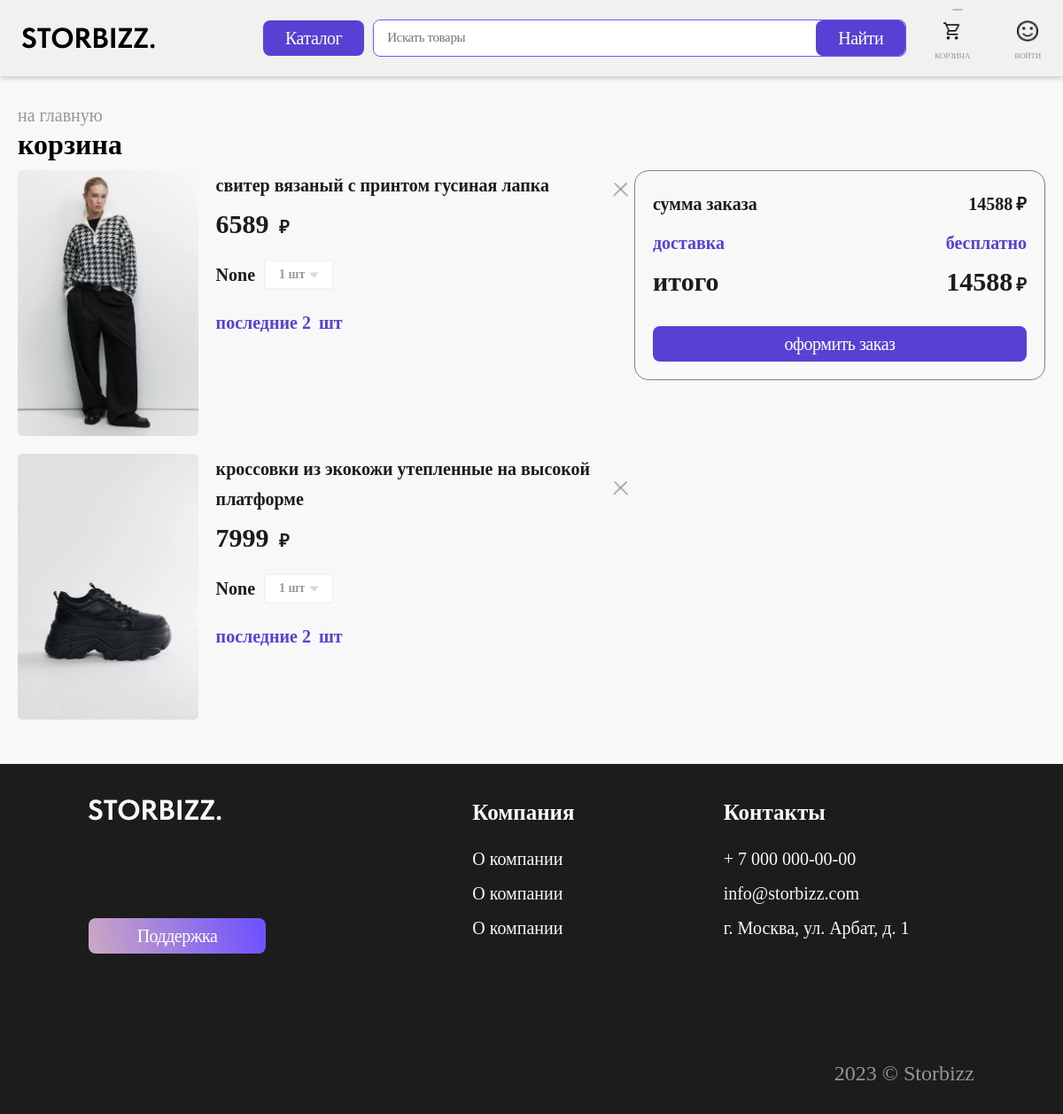
/cart/2, run on the app's committed database.
### shop/models.py (models this page shows)
class CartGood(models.Model):
    SIZE_CHOICES = (
        (0, 'XS'),
        (1, 'S'),
        (2, 'M'),
        (3, 'L'),
        (4, 'XL'),
        (5, 'XXL'),
    )
    cartThrough = models.ForeignKey(Cart, on_delete=models.CASCADE)
    goodThrough = models.ForeignKey(Good, on_delete=models.CASCADE)
    size = models.IntegerField(verbose_name='размер', null=True, blank=True, choices=SIZE_CHOICES)

class Good(models.Model):
    TYPE_CHOICES = (
        (0, 'Бомберы'),
        (1, 'Ветровки'),
        (2, 'Джинсовые куртки'),
        (3, 'Кожаные куртки'),
        (4, 'Куртки рубашки'),
        (5, 'Пальто'),
        (6, 'Пуховики'),
        (7, 'Тренчи'),
        (8, 'Куртки'),
        (9, 'Водолазки'),
        (10, 'Джемперы'),
        (11, 'Кардиганы'),
        (12, 'Свитеры'),
        (13, 'Джинсы'),
        (14, 'Платья'),
        (15, 'Футболки'),
        (16, 'Худи'),
        (17, 'Брюки'),
        (18, 'Блузы'),
        (19, 'Юбки'),
        (20, 'Пиджаки'),
        (21, 'Шорты'),
        (22, 'Топы и майки'),
        (23, 'Нижнее белье'),
        (24, 'Спортивная одежда'),
        (25, 'Одежда для дома'),
        (26, 'Обувь'),
        (27, 'Аксессуары'),
        (28, 'Жакеты'),
        (29, 'Поло'),
        (30, 'Лонгсливы'),
        (31, 'Толстовки'),
        (32, 'Свитшоты'),
        (33, 'Рубашки'),
    )
    GENDER_CHOICES = (
        (0, 'Мужское'),
        (1, 'Женское'),
        (2, 'Детское'),
    )
    name = models.CharField(max_length=255, verbose_name='наименование', null=True, blank=True)
    image_1 = models.ImageField(upload_to='img/', null=True, blank=True, verbose_name='изображение 1')
    image_2 = models.ImageField(upload_to='img/', null=True, blank=True, verbose_name='изображение 2')
    image_3 = models.ImageField(upload_to='img/', null=True, blank=True, verbose_name='изображение 3')
    image_4 = models.ImageField(upload_to='img/', null=True, blank=True, verbose_name='изображение 4')
    is_new = models.BooleanField(default=False, verbose_name='новинка')
    is_popular = models.BooleanField(default=False, verbose_name='популярный товар')
    price = models.FloatField(verbose_name='цена', null=True, blank=True)
    type = models.IntegerField(verbose_name='тип', null=True, blank=True, choices=TYPE_CHOICES)
    gender = models.IntegerField(verbose_name='пол', null=True, blank=True, choices=GENDER_CHOICES)
    description = models.TextField(verbose_name='описание', null=True, blank=True)
    color = models.CharField(max_length=20, verbose_name='цвет', null=True, blank=True)
    color_code = models.IntegerField(verbose_name='код цвета', null=True, blank=True)
    article = models.CharField(max_length=20, verbose_name='артикул', null=True, blank=True)
    material = models.TextField(verbose_name='состав', null=True, blank=True)
    recommendation = models.TextField(verbose_name='рекомендации', null=True, blank=True)
    carts = models.ManyToManyField('Cart', through='CartGood')
    orders = models.ManyToManyField('Order', through='OrderGood')

class Cart(models.Model):
    user = models.OneToOneField(User, related_name='cart', on_delete=models.CASCADE)
    goods = models.ManyToManyField(Good, through='CartGood')
    @property
    def goods_cost(self):
        price_sum = 0
        if self.goods:
            for good in self.goods.all():
                price_sum += good.price
        return price_sum
    @property
    def delivery_cost(self):
        cost = 349 if 5000 >= self.goods_cost > 0 else 0
        return cost
    @property
    def total(self):
        if self.goods:
            return self.goods_cost + self.delivery_cost
        else:
            return 0

### shop/views.py (the view)
# urls.py: path('cart/<int:pk>', CartDetailView.as_view(), name='cart'),
class CartDetailView(DetailView):
    model = Cart
    template_name = 'src/basket.html'
    context_object_name = 'cart'

### templates/src/basket.html (shortened to what this page needs)
{% extends './main.html' %}
{% load static %}
{% block content %}
    <main class="content">
     <div class="basket-content content-basket">
          <div class="content-basket__conteiner container">
             <a href="home.html" class="content-basket__title title-grey">на главную</a>
               <div class="content-basket__title title">корзина</div>
               <div class="content-basket__content">
                  <div class="content-basket__products">
                     <div class="content-basket__wrapper">
{% if not cart.goods.all %}
      Товаров в корзине нет
{% else %}
{% for good in cart.cartgood_set.all %}
<div class="basket-product">
   <a href="{% url 'shop:good' good.id %}" class="basket-product__img card-product__image  ibg"><img src="{{ good.goodThrough.image_1.url }}"
         alt="#"></a>
   <div class="basket-product__content">
      <div class="basket-product__top">
         <div class="basket-product__name card-product__name">{{ good.goodThrough.name }}</div>
         <a href="{% url 'shop:delete_from_cart' cart.id good.id %}" class="basket-product__delete "><img src="{% static 'img/img/close.png' %}" alt="#"></a>
      </div>
      <div class="basket-product__buttom">
         <div class="basket-product__price card-product__price rub">{{ good.goodThrough.price|floatformat:0 }}
         </div>
         <div class="basket-product__size-content">
            <div class="basket-product__size">{{ good.get_size_display }}</div>
            <div class="basket-product__select">
            </div>
         </div>
         <div class="basket-product__remainder">последние <span class="count">2 </span></div>
      </div>
   </div>
</div>
{% endfor %}
{% endif %}
                     </div>
                  </div>
                  <div class="content-basket__total">
                     <div class="content-basket__total-content">
                        <div class="content-basket__item">
                           <div class="content-basket__left content-basket__sum">сумма заказа</div>
                           <div class="content-basket__right content-basket__sum rub">{{ cart.goods_cost|floatformat:0 }}</div>
                        </div>
                        <div class="content-basket__item">
                           <div class="content-basket__left content-basket__delivery">доставка</div>
                           {% if cart.delivery_cost %}
                           <div class="content-basket__right content-basket__delivery">{{ cart.delivery_cost|floatformat:0 }}</div>
                           {% else %}
                           <div class="content-basket__right content-basket__delivery">бесплатно</div>
                           {% endif %}
                        </div>
                        <div class="content-basket__item">
                           <div class="content-basket__left content-basket__result">итого</div>
                           <div class="content-basket__right content-basket__result rub">{{ cart.total|floatformat:0 }}</div>
                        </div>
                        <a href="{% url 'shop:order' %}" type="submit" class="content-basket__btn btn  btn-input">оформить
                           заказ</a>
                     </div>
                  </div>
               </div>
            </div>
         </div>
      </main>
{% endblock content %}

### data on the page
CartGood: goodThrough.image_1 (picture), goodThrough.name "свитер вязаный с принтом гусиная лапка", goodThrough.price "6589", size "None"
CartGood: goodThrough.image_1 (picture), goodThrough.name "кроссовки из экокожи утепленные на высокой платформе", goodThrough.price "7999", size "None"
Cart: goods_cost "14588", total "14588"
